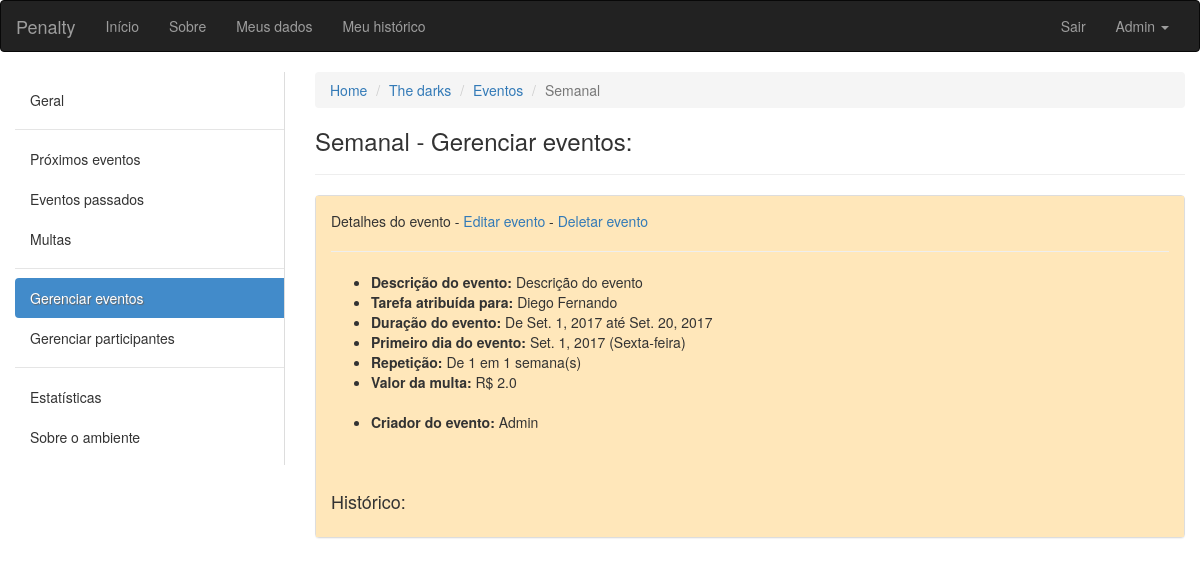
/ambiente/2/eventos/2/ (signed in), run on the app's committed database.
### ambiente/models.py (models this page shows, shortened)
class Ambiente(models.Model):
	nome = models.CharField(max_length=100, verbose_name='Nome', null=False, blank=False)
	descricao = models.CharField(max_length=100, verbose_name='Descrição', null=True, blank=False)
	endereco = models.CharField(max_length=150, verbose_name='Endereço', null=True, blank=False)
	criador = models.ForeignKey(User, verbose_name='Criador', null=False, blank=False, related_name='+')
	data_criacao = models.DateTimeField(default=timezone.now)
	participantes = models.ManyToManyField(User, verbose_name='Participantes', blank=True, related_name='+')

class Evento(models.Model):
	INTERVALOS = (
        ('D', 'Dias'),
        ('S', 'Semanas'),
        ('M', 'Meses'),
    )
	nome = models.CharField(max_length=100, verbose_name='Nome', null=False, blank=False)
	descricao = models.CharField(max_length=100, verbose_name='Descrição', null=True, blank=False)
	criador = models.ForeignKey(User, verbose_name='Criador', null=False, blank=False, related_name='+', default=1)
	responsavel = models.ForeignKey(User, verbose_name='Responsavel pela tarefa', null=False, blank=False, related_name='+', default=1)
	ambiente = models.ForeignKey(Ambiente, verbose_name='Ambiente', null=False, blank=False, related_name='+')
	data_inicio = models.DateField(default=date.today)
	data_fim = models.DateField(verbose_name='Data de término')
	dia_evento = models.DateField()
	id_agrupador = models.IntegerField()
	valor_multa = models.FloatField(verbose_name='Valor da multa', blank=False, default=2.0)
	quantidade_intervalos_repeticao = models.IntegerField(verbose_name='Se repete em')
	intervalo = models.CharField(max_length=40, choices=INTERVALOS, null=False, blank=False)
	solicitacao_de_validacao = models.BooleanField(default=False)
	momento_da_solicitacao = models.DateTimeField(blank=True, null=True)

### ambiente/views.py (the view)
# urls.py: url(r'^(?P<pk>[0-9]+)/eventos/(?P<pkevento>[0-9]+)/$', views.evento, name='evento'),
def evento(request, pk, pkevento):
	ambiente = get_object_or_404(Ambiente, pk=pk)
	get_object_or_404(ambiente.participantes, pk=request.user.pk)
	evento = get_list_or_404(Evento, id_agrupador=pkevento)
	return render(request, 'evento.html', {'ambiente':ambiente, 'evento':evento[0]})

### ambiente/templatetags/aux_tags.py (called while the page is built)
@register.filter(name='typedata')
def typedata(value):
	if value == "D":
		return "dia(s)"
	elif value == "S":
		return "semana(s)"
	return "mes(es)"

### ambiente/templates/evento.html (shortened to what this page needs)
{% extends "base.html" %}
{% load aux_tags %}
{% block conteudo %}
<div class="container-fluid">
	<div class="row">
		<div class="col-sm-3">
		    <nav class="nav-sidebar">
		        <ul class="nav">
		            <li><a href="javascript:;">Geral</a></li>
		            <li class="nav-divider"></li>
		            <li><a href="javascript:;">Próximos eventos</a></li>
		            <li><a href="javascript:;">Eventos passados</a></li>
		            <li><a href="javascript:;">Multas</a></li>
		            <li class="nav-divider"></li>
		            <li class="active"><a href="javascript:;">Gerenciar eventos</a></li>
		            <li><a href="javascript:;">Gerenciar participantes</a></li>
		            <li class="nav-divider"></li>
		            <li><a href="javascript:;">Estatísticas</a></li>
		            <li><a href="javascript:;">Sobre o ambiente</a></li>
		        </ul>
		    </nav>
		</div>
	<div class="col-sm-9">
		<ol class="breadcrumb">
		  <li><a href="#">Home</a></li>
		  <li><a href="{% url 'ambiente:ambiente' ambiente.pk %}">{{ ambiente.nome }}</a></li>
		  <li><a href="{% url 'ambiente:eventos' ambiente.pk %}">Eventos</a></li>
		  <li class="active">{{ evento.nome }}</li>
		</ol>
		<h3>{{ evento.nome }} - Gerenciar eventos:</h3>
		<hr>
		<div class="panel panel-default">
		  {% if evento.intervalo == "D" %}
	  	  	<div class="panel-body dias">
	  	  {% elif evento.intervalo == "S" %}
	  	  	<div class="panel-body semanas">
	  	  {% else %}
	  	    <div class="panel-body meses">
	  	  {% endif %}
		  <p>Detalhes do evento - <a href="{% url 'ambiente:editar_evento' ambiente.pk evento.id_agrupador %}">Editar evento</a> -
		  	<a href="#" data-toggle="modal" data-target="#modalDeletar">Deletar evento</a></p>
		  <hr>
		  	<ul>
		  		<li><b>Descrição do evento:</b> {{ evento.descricao }}</li>
		  		<li><b>Tarefa atribuída para:</b> {{ evento.responsavel.first_name }}</li>
		  		<li><b>Duração do evento:</b> De {{ evento.data_inicio }} até {{ evento.data_fim }}</li>
		  		<li><b>Primeiro dia do evento:</b> {{ evento.dia_evento }} ({{ evento.dia_evento| date:"l" }})</li>
		  		<li><b>Repetição:</b> De {{ evento.quantidade_intervalos_repeticao }} em {{ evento.quantidade_intervalos_repeticao }} {{ evento.intervalo|typedata }}</li>
		  		<li><b>Valor da multa:</b> R$ {{ evento.valor_multa }}</li><br>
		  		<li><b>Criador do evento:</b> {{ evento.criador.first_name }}</li>
		  	</ul>
		  	<br><br>
		  	<h4>Histórico:</h4>
		  </div>
		   </div>
		  </div>
	  </div>
	</div>
{% endblock conteudo %}

### core/templates/base.html (shortened to what this page needs)
{% load staticfiles %}
<!DOCTYPE html>
<html lang="pt-br">
  <head>
    <link rel="stylesheet" href="{% static 'css/bootstrap.min.css' %}">
    <link rel="stylesheet" href="{% static 'css/custom.css' %}">
  </head>
  <body>
    <nav class="navbar navbar-inverse">
      <div class="container-fluid">
      <div class="navbar-header">
        <a class="navbar-brand" href="/">Penalty</a>
      </div>
      <div class="collapse navbar-collapse" id="bs-example-navbar-collapse-1">
        <ul class="nav navbar-nav">
          <li><a href="/">Início</a></li>
          <li><a href="#">Sobre</a></li>
          <li><a href="#">Meus dados</a></li>
          <li><a href="#">Meu histórico</a></li>
        </ul>
        {% if request.user.is_authenticated %}
        <ul class="nav navbar-nav navbar-right">
          <li><a href="/logout/">Sair</a></li>
          <li class="dropdown">
            <a href="#" class="dropdown-toggle" data-toggle="dropdown" role="button" aria-haspopup="true" aria-expanded="false">{{ request.user.first_name }} <span class="caret"></span></a>
          </li>
        </ul>
        {% endif %}
      </div>
    </div>
    </nav>
    {% block conteudo %}
    {% endblock conteudo %}
  </body>
</html>

### core/static/css/custom.css (style rules this page uses)
.nav-sidebar { width: 100%; padding: 8px 0; border-right: 1px solid #ddd; }
.nav-sidebar a { color: #333; -webkit-transition: all 0.08s linear; -moz-transition: all 0.08s linear; -o-transition: all 0.08s linear; transition: all 0.08s linear; -webkit-border-radius: 4px 0 0 4px; -moz-border-radius: 4px 0 0 4px; border-radius: 4px 0 0 4px; }
.nav-sidebar .active a { cursor: default; background-color: #428bca; color: #fff; text-shadow: 1px 1px 1px #666; }
.semanas { background-color: #FFE7BA; }

### data on the page
Ambiente: nome "The darks"
Evento: nome "Semanal", descricao "Descrição do evento", responsavel.first_name "Diego Fernando", data_inicio "Set. 1, 2017", data_fim "Set. 20, 2017", dia_evento "Set. 1, 2017", dia_evento "Sexta-feira", quantidade_intervalos_repeticao "1", intervalo|typedata "semana(s)", valor_multa "2.0", criador.first_name "Admin"

### other printed values
{{ request.user.first_name }} "Admin"
